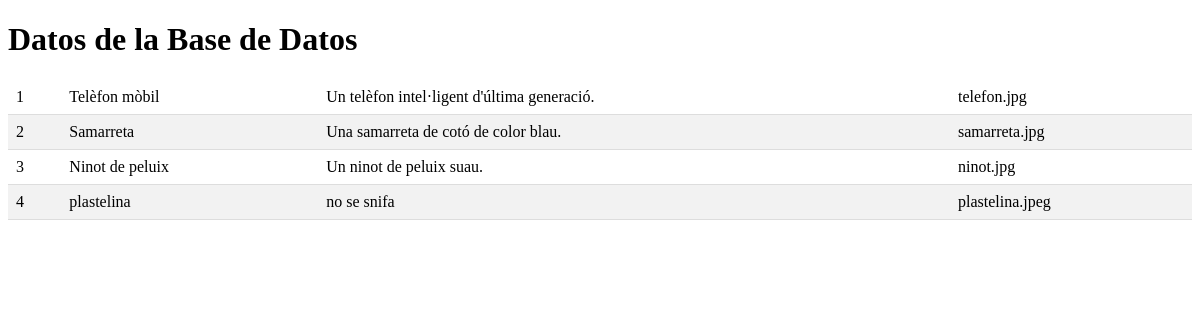
The app's page /products/list, older data.
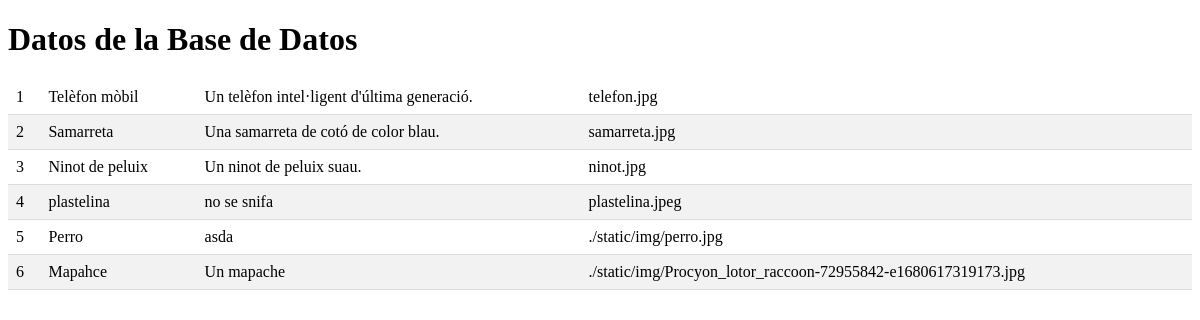
The same page, newer data.
### tables this page shows
CREATE TABLE products (
	id INTEGER PRIMARY KEY AUTOINCREMENT,
	title TEXT,
	description TEXT,
	photo TEXT,
	price DECIMAL(10, 2),
	category_id INTEGER,
	seller_id INTEGER,
	created DATETIME,
	updated DATETIME,
	FOREIGN KEY (category_id) REFERENCES categories(id),
	FOREIGN KEY (seller_id) REFERENCES users(id)
);

### app.py (the view)
@app.route('/products/list')
def index():
    db = sqlite3.connect(DATABASE)
    cursor = db.cursor()
    cursor.execute('SELECT * FROM products')
    data = cursor.fetchall()
    db.close()
    return render_template('/products/template.html', data=data)

### app.py (called while the page is built)
@app.teardown_appcontext
def close_connection(exception):
    db = getattr(g, '_database', None)
    if db is not None:
        db.close()

### templates/products/template.html (shortened to what this page needs)
<!DOCTYPE html>
<html>
<head>
    <link rel="stylesheet" href="{{url_for('static', filename='products.css')}}">
</head>
<body>
    <h1>Datos de la Base de Datos</h1>
    <table>
        <tbody>
            {% for row in data %}
                <tr>
                    <td>{{ row[0] }}</td>
                    <td>{{ row[1] }}</td>
                    <td>{{ row[2] }}</td>
                    <td>{{ row[3] }}</td>
                </tr>
            {% endfor %}
        </tbody>
    </table>
</body>
</html>

### static/products.css (style rules this page uses)
table { border-collapse: collapse; width: 100%; margin-bottom: 20px; }
td { padding: 8px; border-bottom: 1px solid #ddd; }
tr:nth-child(even) { background-color: #f2f2f2; }

Row changes from the older to the newer data that the page shows:
added products: id "5", title "Perro", description "asda", photo "./static/img/perro.jpg"
added products: id "6", title "Mapahce", description "Un mapache", photo "./static/img/Procyon_lotor_raccoon-72955842-e1680617319173.jpg"
